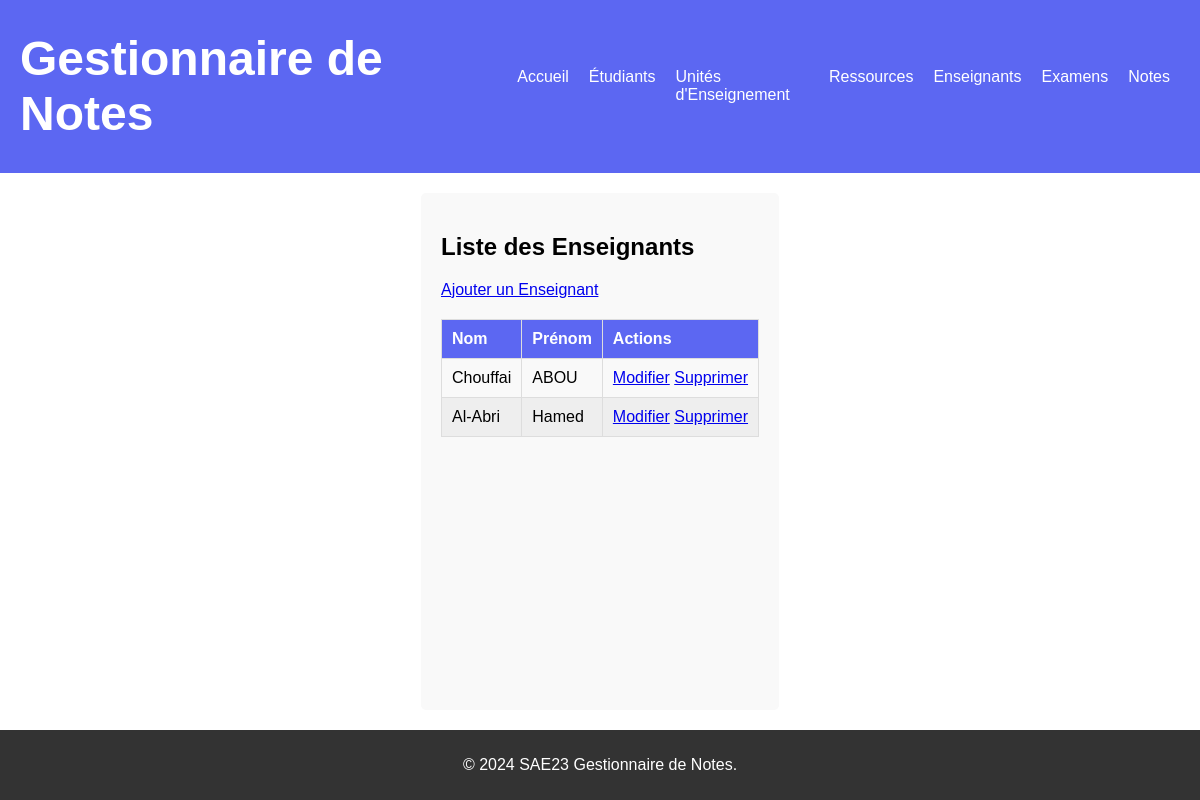
Page /enseignants/ on the committed database.
### gestionnaire_de_notes/models.py (models this page shows, shortened)
class Enseignant(models.Model):
    id = models.AutoField(primary_key=True)
    nom = models.CharField(max_length=100)
    prenom = models.CharField(max_length=100)

### gestionnaire_de_notes/views.py (the view)
# urls.py: path('enseignants/', views.enseignant_list, name='enseignant_list'),
def enseignant_list(request):
    enseignants = Enseignant.objects.all()
    return render(request, 'gestionnaire_de_notes/Enseignant/liste.html', {'enseignants': enseignants})

### gestionnaire_de_notes/templates/gestionnaire_de_notes/Enseignant/liste.html (shortened to what this page needs)
{% extends 'gestionnaire_de_notes/main.html' %}
{% block content %}
    <h2>Liste des Enseignants</h2>
    <a href="{% url 'enseignant_create' %}">Ajouter un Enseignant</a>
    <table>
        <thead>
            <tr>
                <th>Nom</th>
                <th>Prénom</th>
                <th>Actions</th>
            </tr>
        </thead>
        <tbody>
            {% for enseignant in enseignants %}
                <tr>
                    <td>{{ enseignant.nom }}</td>
                    <td>{{ enseignant.prenom }}</td>
                    <td>
                        <a href="{% url 'enseignant_update' enseignant.pk %}">Modifier</a>
                        <a href="{% url 'enseignant_delete' enseignant.pk %}">Supprimer</a>
                    </td>
                </tr>
            {% endfor %}
        </tbody>
    </table>
{% endblock %}

### gestionnaire_de_notes/static/gestionnaire_de_notes/style.css (style rules this page uses)
html, body { height: 100%; margin: 0; padding: 0; font-family: Arial, sans-serif; }
body { display: flex; flex-direction: column; }
table { width: 100%; border-collapse: collapse; margin-top: 20px; }
th, td { padding: 10px; border: 1px solid #ddd; text-align: left; }
th { background-color: #5c67f2; color: white; }
td { background-color: #f9f9f9; }
tr:nth-child(even) td { background-color: #eee; }

### rows in the picture
Enseignant: nom "Chouffai", prenom "ABOU"
Enseignant: nom "Al-Abri", prenom "Hamed"
